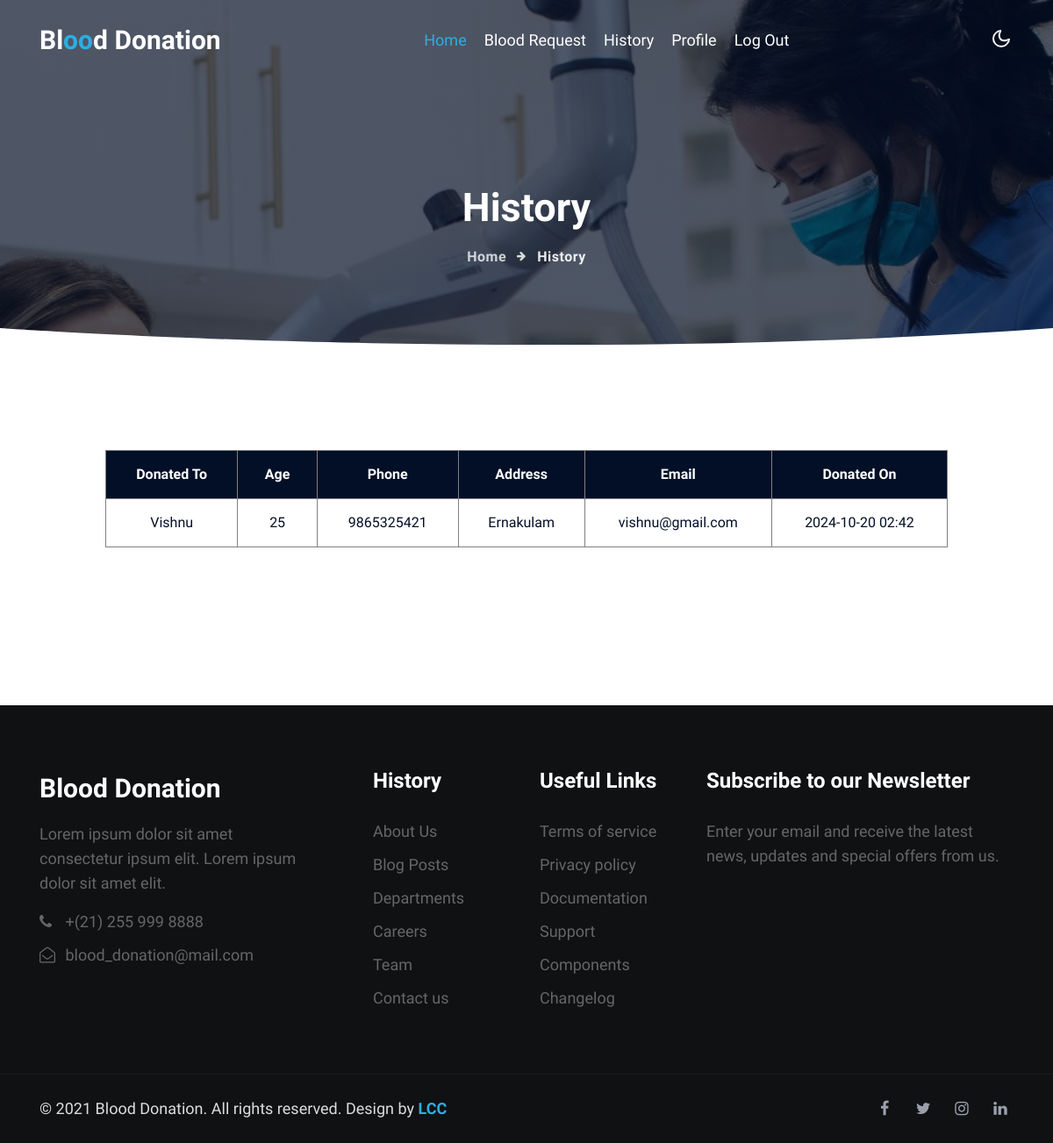
The page /DONOR/donatedHistory.php (signed in) on the database its author committed.
### tables this page shows
CREATE TABLE `user_blood_request` (
  `b_rqst_id` int(20) NOT NULL AUTO_INCREMENT,
  `u_id` varchar(50) DEFAULT NULL COMMENT 'user_id',
  `d_id` varchar(50) DEFAULT 'NOT_ASSIGNED' COMMENT 'donor_id',
  `blood` varchar(50) DEFAULT NULL,
  `status` varchar(50) DEFAULT 'PENDING',
  `last_donate` varchar(100) NOT NULL DEFAULT 'NOT UPDATED' COMMENT 'last donated date',
  PRIMARY KEY (`b_rqst_id`)
);

CREATE TABLE `user_reg` (
  `u_id` int(20) NOT NULL AUTO_INCREMENT,
  `u_name` varchar(100) DEFAULT NULL,
  `u_age` varchar(100) DEFAULT NULL,
  `u_address` varchar(100) DEFAULT NULL,
  `u_blood` varchar(100) DEFAULT NULL,
  `u_phone` varchar(100) DEFAULT NULL,
  `u_email` varchar(100) DEFAULT NULL,
  PRIMARY KEY (`u_id`)
);

### DONOR/donatedHistory.php (the view, shortened to what this page needs)
<?php
include('donorHeader.php');
?>
<div class="breadcrumb-bg w3l-inner-page-breadcrumb py-5">
    <div class="container pt-lg-5 pt-md-3 p-lg-4 pb-md-3 my-lg-3">
        <h2 class="title pt-5">History</h2>
        <ul class="breadcrumbs-custom-path mt-3 text-center">
            <li><a href="donorHome.php">Home</a></li>
            <li class="active"><span class="fa fa-arrow-right mx-2" aria-hidden="true"></span> History </li>
        </ul>
    </div>
</div>
<div class="position-relative">
    <div class="shape overflow-hidden">
    </div>
</div>
<div class="view-content">
    <?php
    $did = $_SESSION['uid'];
    $qry = "SELECT u.*, r.`b_rqst_id`, r.`last_donate` FROM `user_blood_request` r, `donor_reg` d, `user_reg` u WHERE r.`u_id` = u.`u_id` AND r.`d_id` = d.`d_id` AND r.`status` = 'DONATED' AND d.`d_id` = '$did'";
    $result = mysqli_query($conn, $qry);
    if ($result->num_rows > 0) {
    ?>
        <table>
            <tr>
                <th>Donated To</th>
                <th>Age</th>
                <th>Phone</th>
                <th>Address</th>
                <th>Email</th>
                <th>Donated On</th>
            </tr>
        <?php
        while ($row = mysqli_fetch_array($result)) {
            echo "
                <tr>
                    <td>" . $row['u_name'] . "</td>
                    <td>" . $row['u_age'] . "</td>
                    <td>" . $row['u_phone'] . "</td>
                    <td>" . $row['u_address'] . "</td>
                    <td>" . $row['u_email'] . "</td>
                    <td>" . $row['last_donate'] . "</td>
                </tr>";
        }
    } else {
        echo "<div class='no-data'><img class='no-data' src='../assets/images/no-data.png'><h5>No History</h5></div>";
    }
        ?>
        </table>
</div>
<?php
include('../Footer.php');
?>

### DONOR/donorHeader.php (style rules this page uses)
body { background-color: white; }
.view-content table { border: 1px solid black; margin: 120px auto 180px; width: 80%; text-align: center; }
.view-content th { color: white; background-color: #030f27; padding: 20px 0; }
.view-content td { color: #030f27; }
.view-content th, td { border: 1px solid grey; border-collapse: collapse; padding: 15px 25px; }

### rows shown on the page
user_blood_request: u.u_name "Vishnu", u.u_age "25", u.u_phone "9865325421", u.u_address "Ernakulam", u.u_email "vishnu@gmail.com", last_donate "2024-10-20 02:42"
